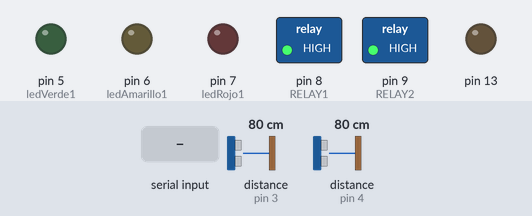
Recording of a sketch running on a simulated Arduino Leonardo, built with avr-gcc and run on an emulated ATmega32U4. On the bench: switched loads named in the sketch (green lamp = pin HIGH), output pins drawn as LEDs (lit = HIGH). Wiring (inferred from the names in the program): 2 × ultrasonic range finder: trigger A0, echo pin 3 / trigger A1, echo pin 4. Inputs (shaded band) come from the test bench; at power-on: distance to the obstacle (sensors on pin 3, pin 4) 80 cm. The echo pulse lasts 58.3 µs per cm; pins used as bus, display or sensor lines are not drawn.

Above: at 1.2 s.
1.3 s: "A" received over the second serial link
At 2.5 s:
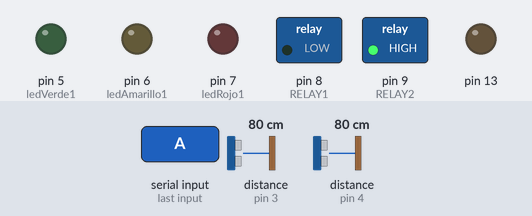
3.0 s: "B" received over the second serial link
At 3.7 s:
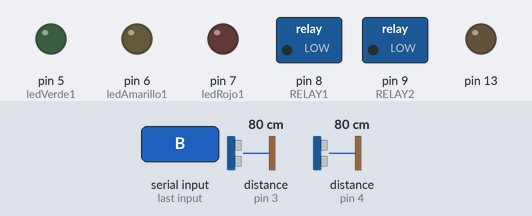
4.6 s: "C" received over the second serial link
At 5.6 s:
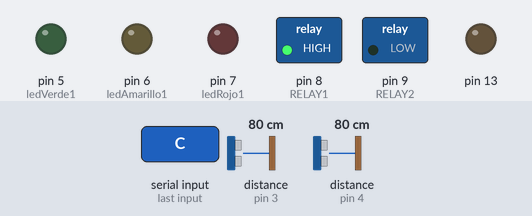
6.1 s: "E" received over the second serial link
At 7.3 s:
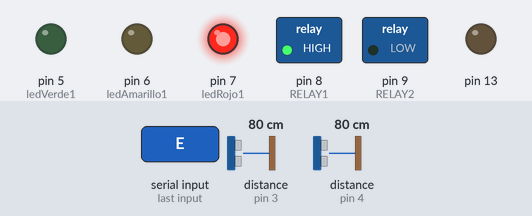
7.6 s: "D" received over the second serial link
At 8.2 s:
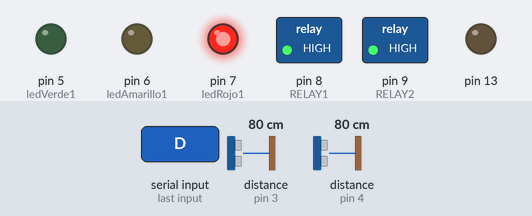
9.1 s: "W" received over the second serial link
At 10.1 s:
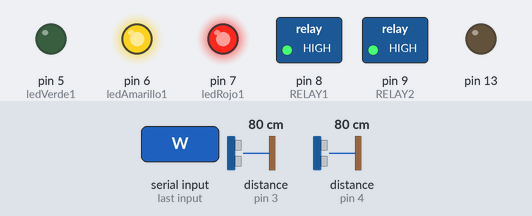
Timing chart, 0 to 11.6 s (numbered marks = the images above; inputs shaded):
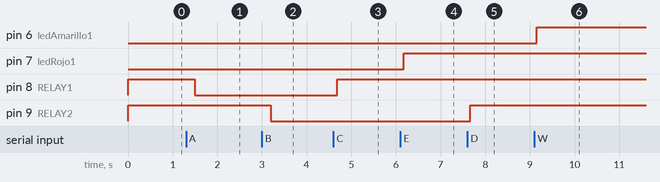

Measured:
- after the input at 1.3 s, pin 8 (RELAY1): HIGH → LOW after 0.20 s
- after the input at 3.0 s, pin 9 (RELAY2): HIGH → LOW after 0.20 s
- after the input at 4.6 s, pin 8 (RELAY1): LOW → HIGH after 0.09 s
- after the input at 6.1 s, pin 7 (ledRojo1): LOW → HIGH after 0.07 s
- after the input at 7.6 s, pin 9 (RELAY2): LOW → HIGH after 0.06 s
- after the input at 9.1 s, pin 6 (ledAmarillo1): LOW → HIGH after 0.05 s

The sketch:

modulo_esclavo_ingx1dia.ino
```cpp
#include "ultrasonic_sensors.h"

#define BOMBA_A 1
#define BOMBA_B 2
UltrasonicSensors usSensors;


const int ledVerde1 = 5;
const int ledAmarillo1 = 6;
const int ledRojo1 = 7;
const int RELAY1 = 8;
const int RELAY2 = 9;
long sensor_a;
long sensor_b;
char dato_entrante;

// the setup function runs once when you press reset or power the board
void setup() {
  // initialize digital pin 13 as an output.

  Serial1.begin(38400); //for  TTL in arduino Leonardo use Serial1. se tiene que usar esta velocidad SI o SI

  pinMode(13, OUTPUT);
  pinMode(RELAY1, OUTPUT);
  pinMode(RELAY2, OUTPUT);
  pinMode(ledVerde1, OUTPUT);
  pinMode(ledRojo1, OUTPUT);
  pinMode(ledAmarillo1, OUTPUT);
  apagar(BOMBA_A);
  apagar(BOMBA_B);
}


// the loop function runs over and over again forever
void loop(){

    leerSensores();
    char dato_entrante = Serial1.read();
    if(dato_entrante == 'A'){
      encender(BOMBA_A);
    }
    else if(dato_entrante == 'B'){
      encender(BOMBA_B);
    }

    else if(dato_entrante == 'C'){
      apagar(BOMBA_A);
    }

    else if(dato_entrante == 'D'){
      apagar(BOMBA_B);
    }

    else if(dato_entrante == 'M'){
      Serial1.println(sensor_a);
    }

    else if(dato_entrante == 'N'){
      Serial1.println(sensor_b);
    }

    else if(dato_entrante == 'R'){
      prenderLedsTanque1(3);
    }

    else if(dato_entrante == 'E'){
      prenderLedsTanque1(2);
    }

    else if(dato_entrante == 'W'){
      prenderLedsTanque1(1);
    }

    else if(dato_entrante == 'Q'){
      prenderLedsTanque1(0);
    }
  delay(200);
}


void encender(int bomba){
  if (bomba == 1)
    digitalWrite(RELAY1, LOW);
  else if (bomba == 2)
    digitalWrite(RELAY2, LOW);
  else
    return;
}

void apagar(int bomba){
  if (bomba == 1)
    digitalWrite(RELAY1, HIGH);
  else if (bomba == 2)
    digitalWrite(RELAY2, HIGH);
  else
    return;
}

void escribirSerial(byte outByte){
  if (Serial1.available()) {
//  int inByte = Serial.read();
  Serial1.write(outByte);
  }
}

void escribirZigbee(char outChar){
  if (Serial1.available()) {
    Serial1.write(outChar);
  }
}

void leerSensores(void){
  sensor_a = usSensors.a();
  delay(1);
  sensor_b = usSensors.b();
  delay(1);
}

void prenderLedsTanque1(int cantidad){
  if (cantidad < 0 || cantidad > 3)
    return;
  switch (cantidad){
    case 0:
      digitalWrite(ledVerde1,HIGH);
      digitalWrite(ledAmarillo1,HIGH);
      digitalWrite(ledRojo1,HIGH);
      break;
    case 1:
      digitalWrite(ledVerde1,LOW);
      digitalWrite(ledAmarillo1,HIGH);
      digitalWrite(ledRojo1,HIGH);
      break;
    case 2:
      digitalWrite(ledVerde1,LOW);
      digitalWrite(ledAmarillo1,LOW);
      digitalWrite(ledRojo1,HIGH);
      break;
    case 3:
      digitalWrite(ledVerde1,LOW);
      digitalWrite(ledAmarillo1,LOW);
      digitalWrite(ledRojo1,LOW);
      break;
    default:
      break;
  }
}


void sonarAlarma (){
  return;

}

/*The Arduino Leonardo
 * board uses Serial1 to
 * communicate via TTL (5V)
 * serial on pins 0 (RX) and 1 (TX).
 * Serial is reserved for USB CDC communication.
 */
```

ultrasonic_sensors.h
```cpp
#include <Arduino.h>

class UltrasonicSensors {
 public:
  UltrasonicSensors() {
    pinMode(kTriggerPinA, OUTPUT);
    pinMode(kEchoPinA, INPUT);

    pinMode(kTriggerPinB, OUTPUT);
    pinMode(kEchoPinB, INPUT);
  }

  long a() {
    return ultrasonicSensorMeasure(sensor_a_);
  }
  long b() {
    return ultrasonicSensorMeasure(sensor_b_);
  }

 private:
  static const int kTriggerPinA = A0;
  static const int kEchoPinA = 3;
  static const int kTriggerPinB = A1;
  static const int kEchoPinB = 4;

  char sensor_a_ = 'A';
  char sensor_b_ = 'B';

  long ultrasonicSensorMeasure(char sensor) {
    // parameters:
    //   sensor: 'A' or 'B'

    long duration, distance;
    float distance_factor = 2.91;
    // 60 ms is the recommended timeout, as in the HC-SR04 datasheet.
    // On an Arduino Leonardo, the number is off by a factor of ~5.5
    // (and 1000 / 5.5 ~= 181.8 to get milliseconds)
    unsigned long sensor_timeout_ms = 60 * 181.8;

    if (sensor == 'A') {
      digitalWrite(kTriggerPinA, LOW);
      delayMicroseconds(2);
      digitalWrite(kTriggerPinA, HIGH);
      delayMicroseconds(10);
      digitalWrite(kTriggerPinA, LOW);
      duration = pulseIn(kEchoPinA, HIGH, sensor_timeout_ms);
      distance = (duration / 2) / distance_factor;
    } else if (sensor == 'B') {
      digitalWrite(kTriggerPinB, LOW);
      delayMicroseconds(2);
      digitalWrite(kTriggerPinB, HIGH);
      delayMicroseconds(10);
      digitalWrite(kTriggerPinB, LOW);
      duration = pulseIn(kEchoPinB, HIGH, sensor_timeout_ms);
      distance = (duration / 2) / distance_factor;
    }

    if (distance >= 3100 || distance <= 0) {
      return 0;
    } else {
      return distance;
    }
  }
};
```
